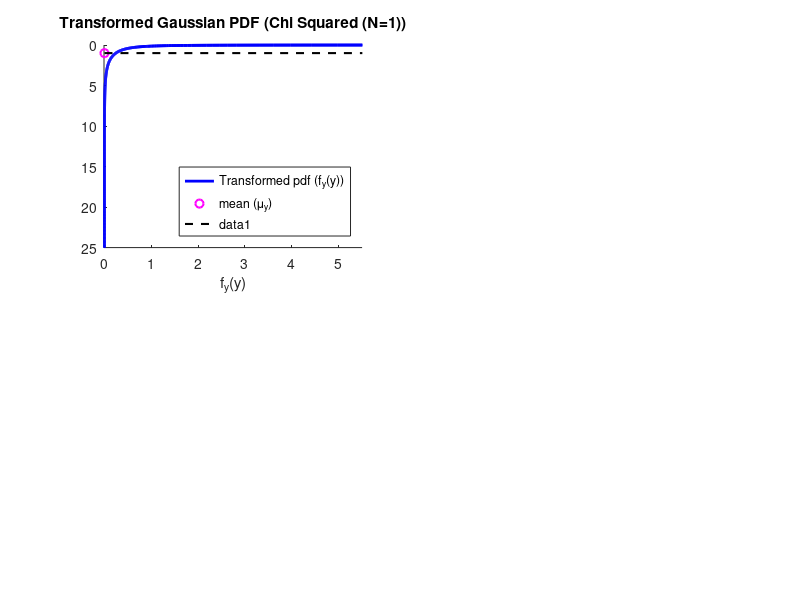

This figure's MATLAB source: (Note: this script raises an error after producing the figure.)
close all
clc
clear all

x = [-5:.01:5];
X = normpdf(x,0,1);


y = x.^2 + 0;
%X1 = normpdf(y,0,2);

Y = chi2pdf(y,1);

z = ones(1,1000);
Z = linspace(0,1000,1000);
z0 = ones(1,1000);
Z0 = linspace(-5,1,1000);
Z1 = linspace(1,25,1000);
z1 = zeros(1,1000);
Z2 = linspace(0,0.425,1000);


subplot(2,2,1)
hold on
plot(Y, y,'b','LineWidth',2.005)
%plot(X1, y,'b','LineWidth',2.005)
plot(0,1,'om','LineWidth',1.5)
legend('Transformed pdf (f_y(y))','mean (\mu_y)', 'Location','southeast')
plot(Z, z0,'--k','LineWidth',1.5)
title('Transformed Gaussian PDF (Chi Squared (N=1))')
axis([-0.01 5.5 0 25])
xlabel('f_y(y)')
%view(-90, 90) % Swap the axes
set(gca, 'ydir', 'reverse')
hold off

t = heaviside(x);
y = t.*y;
subplot(2,2,2)
hold on
plot(x, y, 'r' ,'LineWidth',2.005)
plot(-5,1, 'om' ,'LineWidth',1.5)
plot(1,25,'*m','LineWidth',1.5)
legend('Non Linear Transform Function', 'mean (\mu_Y)','projected mean (\mu_x)' ,'Location','southwest')
plot(Z0, z0,'--k','LineWidth',1.5)
plot(z0, Z1,'--k','LineWidth',1.5)
title('Non Linear Transformation Function: y(X) = X^2')
axis([-5 5 0 25])
set(gca, 'ydir', 'reverse')
ylabel('y(x)')
hold off

subplot(2,2,4)
hold on
plot(x, X, 'LineWidth',2.005)
plot(0,0,'xm','LineWidth',1.5)
legend('Original Gaussian PDF (\mu_x = 0, \Sigma_X = 1)', 'mean (\mu_x)','Location','northeast')
plot(z1, Z2,'--k','LineWidth',1.5)
title('Standard Gaussian PDF (\mu_X = 0, \Sigma_X = 1)')
axis([-5 5 0 .5])
ylabel('f_x(X)')
hold off


